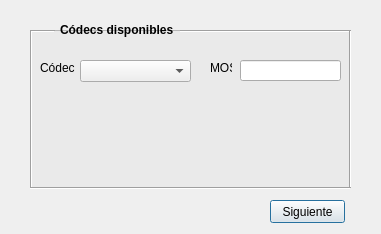
<?xml version="1.0" encoding="UTF-8"?>
<ui version="4.0">
 <class>Dialog</class>
 <widget class="QDialog" name="Dialog">
  <property name="geometry">
   <rect>
    <x>0</x>
    <y>0</y>
    <width>381</width>
    <height>234</height>
   </rect>
  </property>
  <property name="windowTitle">
   <string>Paso 2: Selección de Códecs</string>
  </property>
  <widget class="QLabel" name="label">
   <property name="geometry">
    <rect>
     <x>210</x>
     <y>60</y>
     <width>22</width>
     <height>16</height>
    </rect>
   </property>
   <property name="text">
    <string>MOS</string>
   </property>
  </widget>
  <widget class="QLineEdit" name="lineEdit">
   <property name="geometry">
    <rect>
     <x>240</x>
     <y>60</y>
     <width>101</width>
     <height>21</height>
    </rect>
   </property>
  </widget>
  <widget class="QLabel" name="label_2">
   <property name="geometry">
    <rect>
     <x>40</x>
     <y>60</y>
     <width>35</width>
     <height>16</height>
    </rect>
   </property>
   <property name="text">
    <string>Códec</string>
   </property>
  </widget>
  <widget class="QPushButton" name="pushButton">
   <property name="geometry">
    <rect>
     <x>270</x>
     <y>200</y>
     <width>75</width>
     <height>23</height>
    </rect>
   </property>
   <property name="text">
    <string>Siguiente</string>
   </property>
  </widget>
  <widget class="QLabel" name="label_3">
   <property name="geometry">
    <rect>
     <x>60</x>
     <y>22</y>
     <width>121</width>
     <height>16</height>
    </rect>
   </property>
   <property name="font">
    <font>
     <pointsize>9</pointsize>
     <weight>75</weight>
     <bold>true</bold>
    </font>
   </property>
   <property name="text">
    <string>Códecs disponibles</string>
   </property>
  </widget>
  <widget class="QComboBox" name="comboBox">
   <property name="geometry">
    <rect>
     <x>80</x>
     <y>60</y>
     <width>111</width>
     <height>22</height>
    </rect>
   </property>
  </widget>
  <widget class="Line" name="line">
   <property name="geometry">
    <rect>
     <x>23</x>
     <y>30</y>
     <width>16</width>
     <height>158</height>
    </rect>
   </property>
   <property name="orientation">
    <enum>Qt::Vertical</enum>
   </property>
  </widget>
  <widget class="Line" name="line_2">
   <property name="geometry">
    <rect>
     <x>30</x>
     <y>180</y>
     <width>321</width>
     <height>17</height>
    </rect>
   </property>
   <property name="orientation">
    <enum>Qt::Horizontal</enum>
   </property>
  </widget>
  <widget class="Line" name="line_3">
   <property name="geometry">
    <rect>
     <x>30</x>
     <y>30</y>
     <width>25</width>
     <height>3</height>
    </rect>
   </property>
   <property name="orientation">
    <enum>Qt::Horizontal</enum>
   </property>
  </widget>
  <widget class="Line" name="line_4">
   <property name="geometry">
    <rect>
     <x>180</x>
     <y>30</y>
     <width>170</width>
     <height>3</height>
    </rect>
   </property>
   <property name="orientation">
    <enum>Qt::Horizontal</enum>
   </property>
  </widget>
  <widget class="Line" name="line_5">
   <property name="geometry">
    <rect>
     <x>340</x>
     <y>30</y>
     <width>21</width>
     <height>158</height>
    </rect>
   </property>
   <property name="orientation">
    <enum>Qt::Vertical</enum>
   </property>
  </widget>
  <widget class="QFrame" name="frame">
   <property name="geometry">
    <rect>
     <x>30</x>
     <y>30</y>
     <width>321</width>
     <height>158</height>
    </rect>
   </property>
   <property name="styleSheet">
    <string notr="true">background-color: rgb(234, 234, 234);</string>
   </property>
   <property name="frameShape">
    <enum>QFrame::StyledPanel</enum>
   </property>
   <property name="frameShadow">
    <enum>QFrame::Raised</enum>
   </property>
  </widget>
  <zorder>frame</zorder>
  <zorder>line_3</zorder>
  <zorder>label</zorder>
  <zorder>lineEdit</zorder>
  <zorder>label_2</zorder>
  <zorder>pushButton</zorder>
  <zorder>label_3</zorder>
  <zorder>comboBox</zorder>
  <zorder>line</zorder>
  <zorder>line_2</zorder>
  <zorder>line_4</zorder>
  <zorder>line_5</zorder>
 </widget>
 <resources/>
 <connections/>
</ui>
